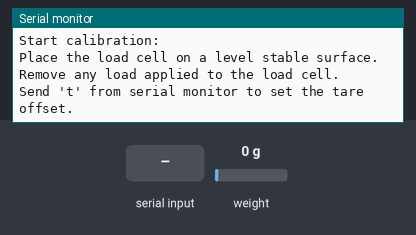
Simulated run of this sketch. Board: Arduino Uno, built with avr-gcc and run on an emulated ATmega328P. Parts: the last lines printed to the serial monitor. Inputs (shaded band) come from the test bench; at power-on: weight on the scale 0 g.

Above: at 3.2 s.
3.3 s: "t90\n" received over Serial
At 4.1 s:
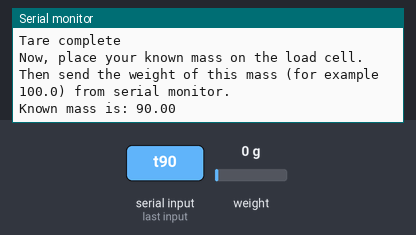
4.8 s: "s90\n" received over Serial
At 5.14 s:
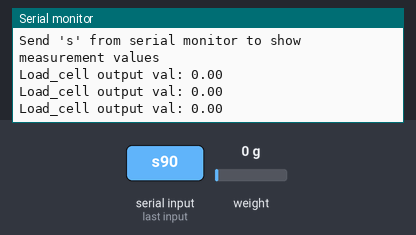
6.4 s: weight on the scale set to 100 g
At 6.44 s:
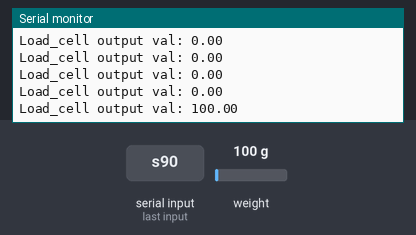
7.9 s: weight on the scale set to 1250 g
At 7.94 s:
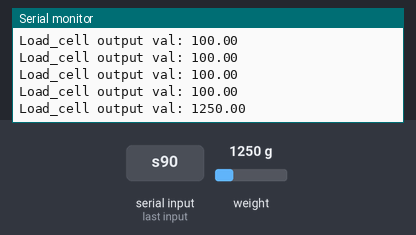
Timing chart, 0 to 10.4 s (numbered marks = the images above; inputs shaded):
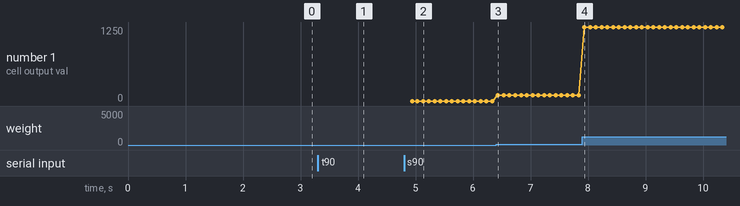

The sketch:

Calibration.ino
```cpp
/*
   -------------------------------------------------------------------------------------
   HX711_ADC
   Arduino library for HX711 24-Bit Analog-to-Digital Converter for Weight Scales
   Olav Kallhovd sept2017
   -------------------------------------------------------------------------------------
*/

/*
   This is a simplified version of the original calibration example in HX711_ADC library.
   The calibration value is printed to the Serial Monitor and must be manually copied into the main project.

   Calibration procedure:
   1. Remove all weight and tare the scale
   2. Place a known mass on the load cell (e.g. 100 g)
   3. Enter the mass value via Serial Monitor
   4. The program calculates and prints the calibration value
   5. Write down the calibration value to copy it to the actual Arduino script
*/

#include <HX711_ADC.h>

// pins:
const int HX711_dout = 3; // mcu > HX711 dout pin
const int HX711_sck = 2;  // mcu > HX711 sck pin

// HX711 constructor:
HX711_ADC LoadCell(HX711_dout, HX711_sck);

unsigned long t = 0;

void setup() {
  Serial.begin(57600);
  delay(10);
  Serial.println();
  Serial.println("Starting...");

  LoadCell.begin();
  // LoadCell.setReverseOutput(); // uncomment to turn a negative output value to positive

  unsigned long stabilizingtime = 2000;
  bool _tare = true;
  LoadCell.start(stabilizingtime, _tare);

  if (LoadCell.getTareTimeoutFlag() || LoadCell.getSignalTimeoutFlag()) {
    Serial.println("Timeout, check MCU > HX711 wiring and pin designations");
    while (1);
  } else {
    LoadCell.setCalFactor(1.0);
    Serial.println("Startup is complete");
  }

  while (!LoadCell.update());
  calibrate();
}

void loop() {
  static bool newDataReady = false;
  const int serialPrintInterval = 0;

  if (LoadCell.update()) newDataReady = true;

  if (newDataReady) {
    if (millis() > t + serialPrintInterval) {
      float i = LoadCell.getData();
      Serial.print("Load_cell output val: ");
      Serial.println(i);
      newDataReady = false;
      t = millis();
    }
  }
}

void calibrate() {
  Serial.println("***");
  Serial.println("Start calibration:");
  Serial.println("Place the load cell on a level stable surface.");
  Serial.println("Remove any load applied to the load cell.");
  Serial.println("Send 't' from serial monitor to set the tare offset.");

  bool resume = false;
  while (resume == false) {
    LoadCell.update();

    if (Serial.available() > 0) {
      char inByte = Serial.read();
      if (inByte == 't') {
        LoadCell.tareNoDelay();
      }
    }

    if (LoadCell.getTareStatus() == true) {
      Serial.println("Tare complete");
      resume = true;
    }
  }

  Serial.println("Now, place your known mass on the load cell.");
  Serial.println("Then send the weight of this mass (for example 100.0) from serial monitor.");

  float known_mass = 0;
  resume = false;

  while (resume == false) {
    LoadCell.update();

    if (Serial.available() > 0) {
      known_mass = Serial.parseFloat();
      if (known_mass != 0) {
        Serial.print("Known mass is: ");
        Serial.println(known_mass);
        resume = true;
      }
    }
  }

  LoadCell.refreshDataSet();
  float newCalibrationValue = LoadCell.getNewCalibration(known_mass);

  Serial.print("New calibration value has been set to: ");
  Serial.println(newCalibrationValue, 2);
  Serial.println("Use this as calibration value (calFactor) in your project sketch.");

  Serial.println("Send 's' from serial monitor to show measurement values");

  bool sPressed = false;

  while (!sPressed) {
    if (Serial.available() > 0) {
      char c = Serial.read();
      if (c == 's') {
        sPressed = true;
      }
    }
  }
}
```

Measured:
- after the input at 3.3 s, the serial monitor: prints a new line at once (image 1)
- after the input at 4.8 s, the serial monitor: prints a new line after 0.15 s (image 2)
- after the input at 6.4 s, the serial monitor: prints a new line at once (image 3)
- after the input at 7.9 s, the serial monitor: prints a new line at once (image 4)
- plotted number 1: 0 → 100 after the input at 6.4 s, 100 → 1250 after the input at 7.9 s
